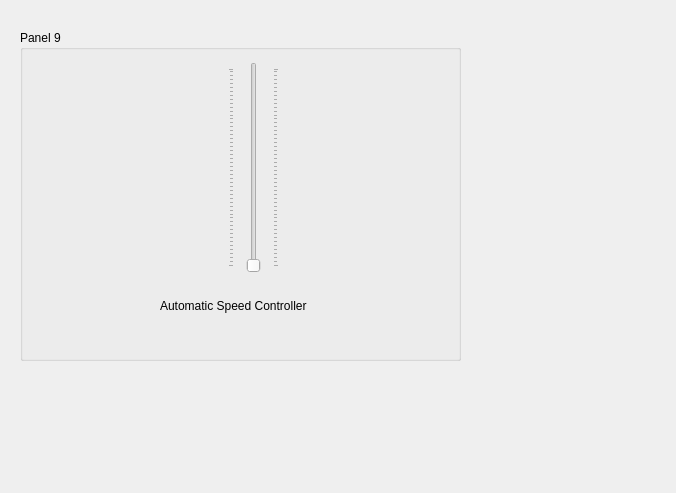
<?xml version="1.0" encoding="UTF-8"?>
<ui version="4.0">
 <class>Panel9</class>
 <widget class="QWidget" name="Panel9">
  <property name="geometry">
   <rect>
    <x>0</x>
    <y>0</y>
    <width>676</width>
    <height>493</height>
   </rect>
  </property>
  <property name="windowTitle">
   <string>Form</string>
  </property>
  <widget class="QGroupBox" name="groupBox">
   <property name="geometry">
    <rect>
     <x>20</x>
     <y>30</y>
     <width>441</width>
     <height>331</height>
    </rect>
   </property>
   <property name="title">
    <string>Panel 9</string>
   </property>
   <widget class="QSlider" name="automaticSpeedControl">
    <property name="geometry">
     <rect>
      <x>208</x>
      <y>32</y>
      <width>51</width>
      <height>211</height>
     </rect>
    </property>
    <property name="font">
     <font>
      <bold>true</bold>
     </font>
    </property>
    <property name="orientation">
     <enum>Qt::Vertical</enum>
    </property>
    <property name="tickPosition">
     <enum>QSlider::TicksBothSides</enum>
    </property>
    <property name="tickInterval">
     <number>2</number>
    </property>
   </widget>
   <widget class="QLabel" name="label_asc">
    <property name="geometry">
     <rect>
      <x>140</x>
      <y>260</y>
      <width>211</width>
      <height>31</height>
     </rect>
    </property>
    <property name="text">
     <string>Automatic Speed Controller</string>
    </property>
   </widget>
  </widget>
 </widget>
 <resources/>
 <connections/>
</ui>
